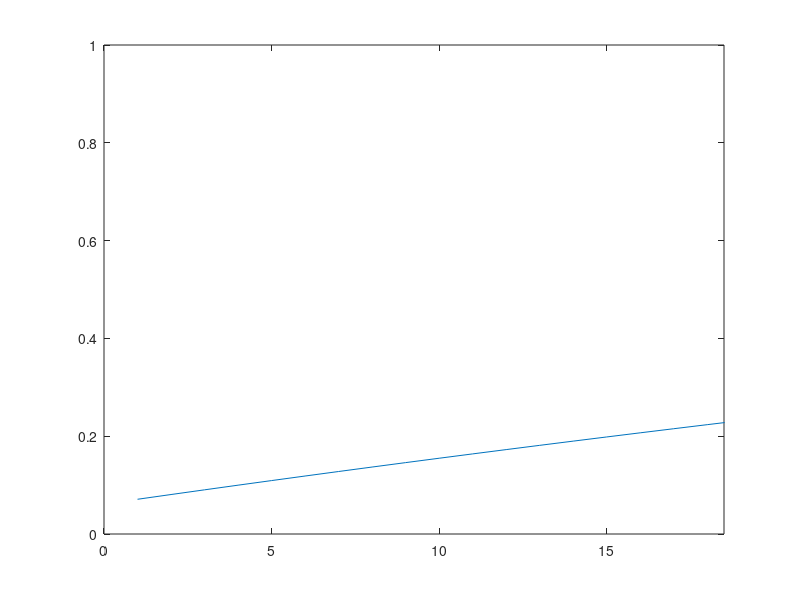

Recreate this plot in MATLAB.
% Set up variable
pps = []; ones = [];
mus = 1:.1:18.5;
for i = 1:length(mus)
    clear PperT SperT
    mu = mus(i);
    
    C = .3/18.5;
    S = mu/18.5;
    NS = (18.5-(mu+.3))/18.5;
    ones(i) = C+S+NS;
    U = -mu;
    
    PperT = C.*U+S.*mu;
    SperT = C.*(mu-.15)+S.*mu+NS.*mu./2;
    
    pps(i) = PperT./SperT;
    
end
figure(1)
plot(pps);
a = axis();
axis([0 18.5 a(3) a(4)])